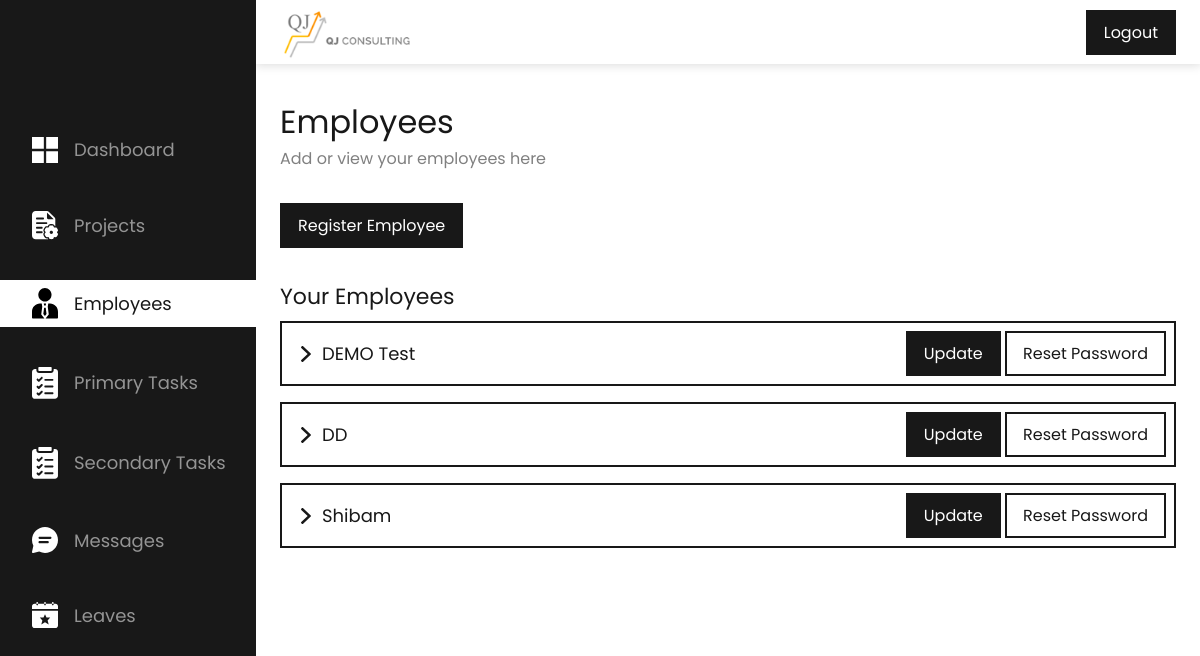
The page /admin/employees.php (signed in) on the database its author committed.
### tables this page shows
CREATE TABLE `employee_master` (
  `emp_id` int NOT NULL AUTO_INCREMENT,
  `name` varchar(256) NOT NULL,
  `phone` varchar(10) NOT NULL,
  `email` varchar(512) NOT NULL,
  `password` varchar(64) NOT NULL,
  `pswd_state` tinyint(1) NOT NULL DEFAULT '1',
  `doj` date NOT NULL,
  `dob` date DEFAULT NULL,
  `activity` tinyint(1) NOT NULL DEFAULT '1',
  PRIMARY KEY (`emp_id`)
);

### admin/employees.php (the view, shortened to what this page needs)
<?php
    include("./../connection/connection.php");
?>
<!DOCTYPE html>
<html lang="en">
    <head>
        <link rel="stylesheet" href="./../css/style.css">
        <link rel="stylesheet" href="./../css/navigation.css">
    </head>
    <body>
        <?php include("./topNavigation.php"); ?>
        <?php include("./sideNavigation.php"); ?>
        <div class="container">
            <div class="my-32 px-2vw">
                <div class="font-32">
                    Employees
                </div>
                <div class="font-16 color-2" style="color: grey;">Add or view your employees here</div>
            </div>
            <div class="my-32 px-2vw">
                <input class="button-1 font-16" type="button" onclick="toggleOverlay()" value="Register Employee">
            </div>
            <div class="my-32 px-2vw">
                <div class="font-22">Your Employees</div>
                <div class="my-8 flex flex-column gap-16">
                    <?php
                        $query = "SELECT * FROM `employee_master`";
                        $data = mysqli_query($connection, $query);
                        while($ar = mysqli_fetch_array($data))
                        {
                    ?>
                            <div class="card-1">
                                <form class="flex flex-column gap-16" method="POST">
                                    <div class="flex align-center justify-between">
                                        <div class="flex align-center gap-8">
                                            <img src="./../res/icons/right-cheveron.svg" alt="" onclick="showDetails(this)">
                                            <input class="font-18 w100-percent" type="text" value="<?php echo $ar['name']; ?>" name="name">
                                        </div>
                                        <div>
                                            <input class="button-1 font-16" type="submit" value="Update" name="update">
                                            <input class="button-2 font-16" type="submit" value="Reset Password" name="reset-pswd">
                                        </div>
                                    </div>
                                </form>
                            </div>
                    <?php
                        }
                    ?>
                </div>
            </div>
        </div>
    </body>
</html>

### css/style.css (style rules this page uses)
* { margin: 0; padding: 0; box-sizing: border-box; text-decoration: none; outline: none; border: none; font-family: "Poppins", sans-serif; color: var(--theme-color-3); user-select: none; }
:root { --theme-color-1: #000000; --theme-color-2: #FFFFFF; --theme-color-3: #181818; }
.container { margin-top: 64px; margin-left: 256px; padding-top: 2px; }
.w100-percent { width: 100%; }
.flex { display: flex; }
.flex-column { flex-direction: column; }
.justify-between { justify-content: space-between; }
.align-center { align-items: center; }
.gap-8 { gap: 8px; }
.gap-16 { gap: 16px; }
.my-8 { margin-top: 8px; margin-bottom: 8px; }
.my-32 { margin-top: 32px; margin-bottom: 32px; }
.px-2vw { padding-left: 2vw; padding-right: 2vw; }
.font-16 { font-size: 16px; }
.font-18 { font-size: 18px; }
.font-22 { font-size: 22px; }
.font-32 { font-size: 32px; }
.button-1 { border: 2px solid var(--theme-color-3); background-color: var(--theme-color-3); color: var(--theme-color-2); padding: 8px 16px; cursor: pointer; }
.button-2 { border: 2px solid var(--theme-color-3); background-color: var(--theme-color-2); color: var(--theme-color-3); padding: 8px 16px; cursor: pointer; }
.card-1 { border: 2px solid var(--theme-color-3); padding: 8px 8px 8px 16px; height: 65px; overflow: hidden; }

### rows shown on the page
employee_master: name "DEMO Test"
employee_master: name "DD"
employee_master: name "Shibam"
